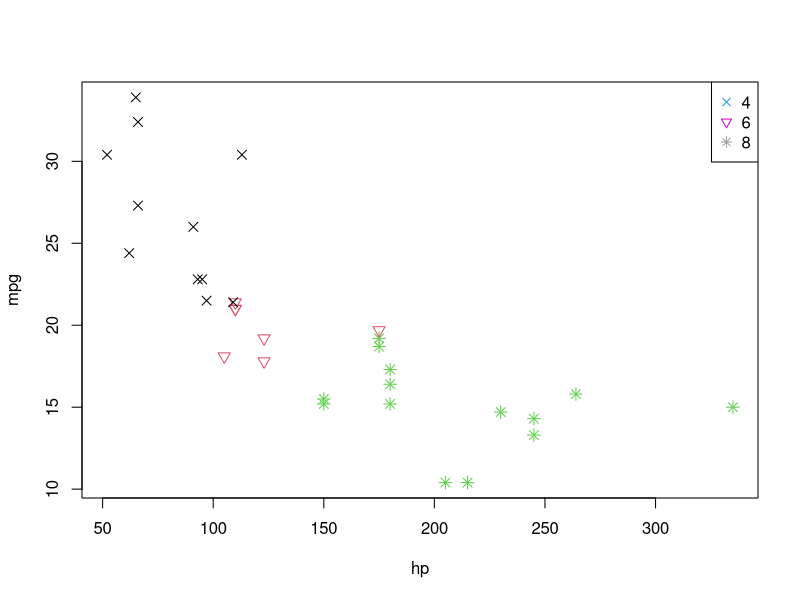
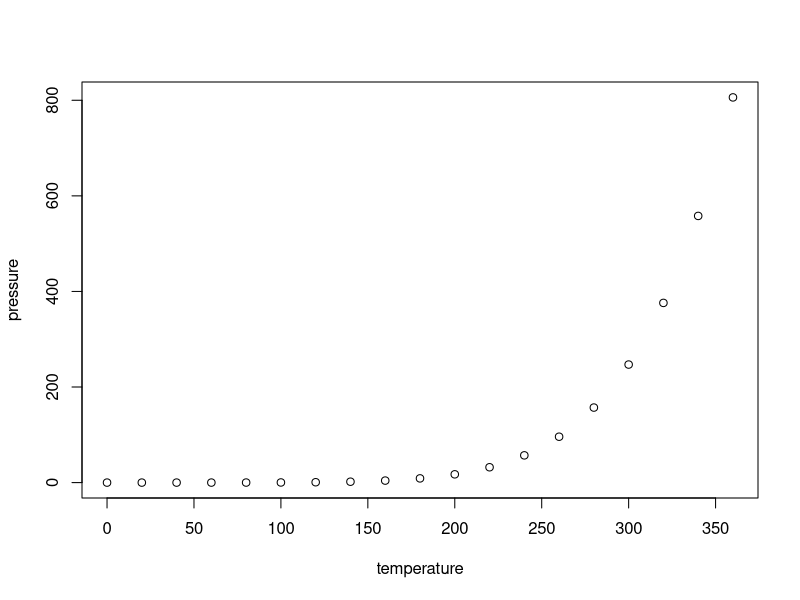

Reproduce these figures in R, in order.
## ---- chunk 1
knitr::opts_chunk$set(echo = TRUE)
## ---- chunk 2
data(mtcars, package="datasets")
str(mtcars)
## ---- chunk 3
mtcars$cyl <- as.factor(mtcars$cyl)
plot(mpg ~ hp , data=mtcars, 
     col=cyl, pch=c(4,6,8)[mtcars$cyl], cex=1.2)
legend("topright", legend=levels(mtcars$cyl),
       pch = c(4,6,8),
       col=levels(mtcars$cyl))
## ---- chunk 4
summary(cars)
## ---- chunk 5
plot(pressure)
